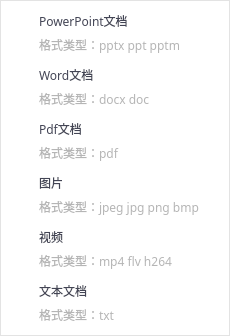
<?xml version="1.0" encoding="UTF-8"?>
<ui version="4.0">
 <class>STCloudSupportClass</class>
 <widget class="QWidget" name="STCloudSupportClass">
  <property name="geometry">
   <rect>
    <x>0</x>
    <y>0</y>
    <width>230</width>
    <height>318</height>
   </rect>
  </property>
  <property name="windowTitle">
   <string>STCloudSupport</string>
  </property>
  <property name="styleSheet">
   <string notr="true"/>
  </property>
  <layout class="QVBoxLayout" name="verticalLayout_7">
   <property name="spacing">
    <number>0</number>
   </property>
   <property name="leftMargin">
    <number>0</number>
   </property>
   <property name="topMargin">
    <number>0</number>
   </property>
   <property name="rightMargin">
    <number>0</number>
   </property>
   <property name="bottomMargin">
    <number>0</number>
   </property>
   <item>
    <widget class="QWidget" name="widget_19" native="true">
     <property name="styleSheet">
      <string notr="true">QWidget#widget_19 {background-color: #ffffff;border: 1px solid #e3e3e3;}</string>
     </property>
     <layout class="QVBoxLayout" name="verticalLayout_8">
      <property name="leftMargin">
       <number>9</number>
      </property>
      <property name="topMargin">
       <number>9</number>
      </property>
      <property name="rightMargin">
       <number>9</number>
      </property>
      <property name="bottomMargin">
       <number>9</number>
      </property>
      <item>
       <widget class="QWidget" name="widget" native="true">
        <layout class="QVBoxLayout" name="verticalLayout">
         <property name="spacing">
          <number>0</number>
         </property>
         <property name="leftMargin">
          <number>0</number>
         </property>
         <property name="topMargin">
          <number>0</number>
         </property>
         <property name="rightMargin">
          <number>0</number>
         </property>
         <property name="bottomMargin">
          <number>0</number>
         </property>
         <item>
          <widget class="QWidget" name="widget_2" native="true">
           <layout class="QHBoxLayout" name="horizontalLayout">
            <property name="leftMargin">
             <number>0</number>
            </property>
            <property name="topMargin">
             <number>0</number>
            </property>
            <property name="rightMargin">
             <number>0</number>
            </property>
            <property name="bottomMargin">
             <number>0</number>
            </property>
            <item>
             <widget class="QLabel" name="label">
              <property name="minimumSize">
               <size>
                <width>24</width>
                <height>24</height>
               </size>
              </property>
              <property name="maximumSize">
               <size>
                <width>24</width>
                <height>24</height>
               </size>
              </property>
              <property name="styleSheet">
               <string notr="true">border-image: url(:/STSample/Resources/images/ppt.png);</string>
              </property>
              <property name="text">
               <string/>
              </property>
             </widget>
            </item>
            <item>
             <widget class="QLabel" name="label_2">
              <property name="minimumSize">
               <size>
                <width>0</width>
                <height>24</height>
               </size>
              </property>
              <property name="maximumSize">
               <size>
                <width>16777215</width>
                <height>24</height>
               </size>
              </property>
              <property name="font">
               <font>
                <family>微软雅黑</family>
               </font>
              </property>
              <property name="styleSheet">
               <string notr="true">color: rgb(67, 69, 85);</string>
              </property>
              <property name="text">
               <string>PowerPoint文档</string>
              </property>
             </widget>
            </item>
           </layout>
          </widget>
         </item>
         <item>
          <widget class="QWidget" name="widget_3" native="true">
           <layout class="QHBoxLayout" name="horizontalLayout_2">
            <property name="leftMargin">
             <number>0</number>
            </property>
            <property name="topMargin">
             <number>0</number>
            </property>
            <property name="rightMargin">
             <number>0</number>
            </property>
            <property name="bottomMargin">
             <number>0</number>
            </property>
            <item>
             <widget class="QLabel" name="label_3">
              <property name="minimumSize">
               <size>
                <width>24</width>
                <height>24</height>
               </size>
              </property>
              <property name="maximumSize">
               <size>
                <width>24</width>
                <height>24</height>
               </size>
              </property>
              <property name="text">
               <string/>
              </property>
             </widget>
            </item>
            <item>
             <widget class="QLabel" name="label_4">
              <property name="minimumSize">
               <size>
                <width>0</width>
                <height>24</height>
               </size>
              </property>
              <property name="maximumSize">
               <size>
                <width>16777215</width>
                <height>24</height>
               </size>
              </property>
              <property name="font">
               <font>
                <family>微软雅黑 Light</family>
               </font>
              </property>
              <property name="styleSheet">
               <string notr="true">color: rgb(181, 181, 181);</string>
              </property>
              <property name="text">
               <string>格式类型：pptx ppt pptm</string>
              </property>
             </widget>
            </item>
           </layout>
          </widget>
         </item>
        </layout>
       </widget>
      </item>
      <item>
       <widget class="QWidget" name="widget_7" native="true">
        <layout class="QVBoxLayout" name="verticalLayout_3">
         <property name="spacing">
          <number>0</number>
         </property>
         <property name="leftMargin">
          <number>0</number>
         </property>
         <property name="topMargin">
          <number>0</number>
         </property>
         <property name="rightMargin">
          <number>0</number>
         </property>
         <property name="bottomMargin">
          <number>0</number>
         </property>
         <item>
          <widget class="QWidget" name="widget_8" native="true">
           <layout class="QHBoxLayout" name="horizontalLayout_5">
            <property name="leftMargin">
             <number>0</number>
            </property>
            <property name="topMargin">
             <number>0</number>
            </property>
            <property name="rightMargin">
             <number>0</number>
            </property>
            <property name="bottomMargin">
             <number>0</number>
            </property>
            <item>
             <widget class="QLabel" name="label_9">
              <property name="minimumSize">
               <size>
                <width>24</width>
                <height>24</height>
               </size>
              </property>
              <property name="maximumSize">
               <size>
                <width>24</width>
                <height>24</height>
               </size>
              </property>
              <property name="styleSheet">
               <string notr="true">border-image: url(:/STSample/Resources/images/doc.png);</string>
              </property>
              <property name="text">
               <string/>
              </property>
             </widget>
            </item>
            <item>
             <widget class="QLabel" name="label_10">
              <property name="minimumSize">
               <size>
                <width>0</width>
                <height>24</height>
               </size>
              </property>
              <property name="maximumSize">
               <size>
                <width>16777215</width>
                <height>24</height>
               </size>
              </property>
              <property name="font">
               <font>
                <family>微软雅黑</family>
               </font>
              </property>
              <property name="styleSheet">
               <string notr="true">color: rgb(67, 69, 85);</string>
              </property>
              <property name="text">
               <string>Word文档</string>
              </property>
             </widget>
            </item>
           </layout>
          </widget>
         </item>
         <item>
          <widget class="QWidget" name="widget_9" native="true">
           <layout class="QHBoxLayout" name="horizontalLayout_6">
            <property name="leftMargin">
             <number>0</number>
            </property>
            <property name="topMargin">
             <number>0</number>
            </property>
            <property name="rightMargin">
             <number>0</number>
            </property>
            <property name="bottomMargin">
             <number>0</number>
            </property>
            <item>
             <widget class="QLabel" name="label_11">
              <property name="minimumSize">
               <size>
                <width>24</width>
                <height>24</height>
               </size>
              </property>
              <property name="maximumSize">
               <size>
                <width>24</width>
                <height>24</height>
               </size>
              </property>
              <property name="text">
               <string/>
              </property>
             </widget>
            </item>
            <item>
             <widget class="QLabel" name="label_12">
              <property name="minimumSize">
               <size>
                <width>0</width>
                <height>24</height>
               </size>
              </property>
              <property name="maximumSize">
               <size>
                <width>16777215</width>
                <height>24</height>
               </size>
              </property>
              <property name="font">
               <font>
                <family>微软雅黑 Light</family>
               </font>
              </property>
              <property name="styleSheet">
               <string notr="true">color: rgb(181, 181, 181);</string>
              </property>
              <property name="text">
               <string>格式类型：docx doc</string>
              </property>
             </widget>
            </item>
           </layout>
          </widget>
         </item>
        </layout>
       </widget>
      </item>
      <item>
       <widget class="QWidget" name="widget_4" native="true">
        <layout class="QVBoxLayout" name="verticalLayout_2">
         <property name="spacing">
          <number>0</number>
         </property>
         <property name="leftMargin">
          <number>0</number>
         </property>
         <property name="topMargin">
          <number>0</number>
         </property>
         <property name="rightMargin">
          <number>0</number>
         </property>
         <property name="bottomMargin">
          <number>0</number>
         </property>
         <item>
          <widget class="QWidget" name="widget_5" native="true">
           <layout class="QHBoxLayout" name="horizontalLayout_3">
            <property name="leftMargin">
             <number>0</number>
            </property>
            <property name="topMargin">
             <number>0</number>
            </property>
            <property name="rightMargin">
             <number>0</number>
            </property>
            <property name="bottomMargin">
             <number>0</number>
            </property>
            <item>
             <widget class="QLabel" name="label_5">
              <property name="minimumSize">
               <size>
                <width>24</width>
                <height>24</height>
               </size>
              </property>
              <property name="maximumSize">
               <size>
                <width>24</width>
                <height>24</height>
               </size>
              </property>
              <property name="styleSheet">
               <string notr="true">border-image: url(:/STSample/Resources/images/pdf.png);</string>
              </property>
              <property name="text">
               <string/>
              </property>
             </widget>
            </item>
            <item>
             <widget class="QLabel" name="label_6">
              <property name="minimumSize">
               <size>
                <width>0</width>
                <height>24</height>
               </size>
              </property>
              <property name="maximumSize">
               <size>
                <width>16777215</width>
                <height>24</height>
               </size>
              </property>
              <property name="font">
               <font>
                <family>微软雅黑</family>
               </font>
              </property>
              <property name="styleSheet">
               <string notr="true">color: rgb(67, 69, 85);</string>
              </property>
              <property name="text">
               <string>Pdf文档</string>
              </property>
             </widget>
            </item>
           </layout>
          </widget>
         </item>
         <item>
          <widget class="QWidget" name="widget_6" native="true">
           <layout class="QHBoxLayout" name="horizontalLayout_4">
            <property name="leftMargin">
             <number>0</number>
            </property>
            <property name="topMargin">
             <number>0</number>
            </property>
            <property name="rightMargin">
             <number>0</number>
            </property>
            <property name="bottomMargin">
             <number>0</number>
            </property>
            <item>
             <widget class="QLabel" name="label_7">
              <property name="minimumSize">
               <size>
                <width>24</width>
                <height>24</height>
               </size>
              </property>
              <property name="maximumSize">
               <size>
                <width>24</width>
                <height>24</height>
               </size>
              </property>
              <property name="text">
               <string/>
              </property>
             </widget>
            </item>
            <item>
             <widget class="QLabel" name="label_8">
              <property name="minimumSize">
               <size>
                <width>0</width>
                <height>24</height>
               </size>
              </property>
              <property name="maximumSize">
               <size>
                <width>16777215</width>
                <height>24</height>
               </size>
              </property>
              <property name="font">
               <font>
                <family>微软雅黑 Light</family>
               </font>
              </property>
              <property name="styleSheet">
               <string notr="true">color: rgb(181, 181, 181);</string>
              </property>
              <property name="text">
               <string>格式类型：pdf</string>
              </property>
             </widget>
            </item>
           </layout>
          </widget>
         </item>
        </layout>
       </widget>
      </item>
      <item>
       <widget class="QWidget" name="widget_10" native="true">
        <layout class="QVBoxLayout" name="verticalLayout_4">
         <property name="spacing">
          <number>0</number>
         </property>
         <property name="leftMargin">
          <number>0</number>
         </property>
         <property name="topMargin">
          <number>0</number>
         </property>
         <property name="rightMargin">
          <number>0</number>
         </property>
         <property name="bottomMargin">
          <number>0</number>
         </property>
         <item>
          <widget class="QWidget" name="widget_11" native="true">
           <layout class="QHBoxLayout" name="horizontalLayout_7">
            <property name="leftMargin">
             <number>0</number>
            </property>
            <property name="topMargin">
             <number>0</number>
            </property>
            <property name="rightMargin">
             <number>0</number>
            </property>
            <property name="bottomMargin">
             <number>0</number>
            </property>
            <item>
             <widget class="QLabel" name="label_13">
              <property name="minimumSize">
               <size>
                <width>24</width>
                <height>24</height>
               </size>
              </property>
              <property name="maximumSize">
               <size>
                <width>24</width>
                <height>24</height>
               </size>
              </property>
              <property name="styleSheet">
               <string notr="true">border-image: url(:/STSample/Resources/images/pic.png);</string>
              </property>
              <property name="text">
               <string/>
              </property>
             </widget>
            </item>
            <item>
             <widget class="QLabel" name="label_14">
              <property name="minimumSize">
               <size>
                <width>0</width>
                <height>24</height>
               </size>
              </property>
              <property name="maximumSize">
               <size>
                <width>16777215</width>
                <height>24</height>
               </size>
              </property>
              <property name="font">
               <font>
                <family>微软雅黑</family>
               </font>
              </property>
              <property name="styleSheet">
               <string notr="true">color: rgb(67, 69, 85);</string>
              </property>
              <property name="text">
               <string>图片</string>
              </property>
             </widget>
            </item>
           </layout>
          </widget>
         </item>
         <item>
          <widget class="QWidget" name="widget_12" native="true">
           <layout class="QHBoxLayout" name="horizontalLayout_8">
            <property name="leftMargin">
             <number>0</number>
            </property>
            <property name="topMargin">
             <number>0</number>
            </property>
            <property name="rightMargin">
             <number>0</number>
            </property>
            <property name="bottomMargin">
             <number>0</number>
            </property>
            <item>
             <widget class="QLabel" name="label_15">
              <property name="minimumSize">
               <size>
                <width>24</width>
                <height>24</height>
               </size>
              </property>
              <property name="maximumSize">
               <size>
                <width>24</width>
                <height>24</height>
               </size>
              </property>
              <property name="text">
               <string/>
              </property>
             </widget>
            </item>
            <item>
             <widget class="QLabel" name="label_16">
              <property name="minimumSize">
               <size>
                <width>0</width>
                <height>24</height>
               </size>
              </property>
              <property name="maximumSize">
               <size>
                <width>16777215</width>
                <height>24</height>
               </size>
              </property>
              <property name="font">
               <font>
                <family>微软雅黑 Light</family>
               </font>
              </property>
              <property name="styleSheet">
               <string notr="true">color: rgb(181, 181, 181);</string>
              </property>
              <property name="text">
               <string>格式类型：jpeg jpg png bmp</string>
              </property>
             </widget>
            </item>
           </layout>
          </widget>
         </item>
        </layout>
       </widget>
      </item>
      <item>
       <widget class="QWidget" name="widget_13" native="true">
        <layout class="QVBoxLayout" name="verticalLayout_5">
         <property name="spacing">
          <number>0</number>
         </property>
         <property name="leftMargin">
          <number>0</number>
         </property>
         <property name="topMargin">
          <number>0</number>
         </property>
         <property name="rightMargin">
          <number>0</number>
         </property>
         <property name="bottomMargin">
          <number>0</number>
         </property>
         <item>
          <widget class="QWidget" name="widget_14" native="true">
           <layout class="QHBoxLayout" name="horizontalLayout_9">
            <property name="leftMargin">
             <number>0</number>
            </property>
            <property name="topMargin">
             <number>0</number>
            </property>
            <property name="rightMargin">
             <number>0</number>
            </property>
            <property name="bottomMargin">
             <number>0</number>
            </property>
            <item>
             <widget class="QLabel" name="label_17">
              <property name="minimumSize">
               <size>
                <width>24</width>
                <height>24</height>
               </size>
              </property>
              <property name="maximumSize">
               <size>
                <width>24</width>
                <height>24</height>
               </size>
              </property>
              <property name="styleSheet">
               <string notr="true">border-image: url(:/STSample/Resources/images/video.png);</string>
              </property>
              <property name="text">
               <string/>
              </property>
             </widget>
            </item>
            <item>
             <widget class="QLabel" name="label_18">
              <property name="minimumSize">
               <size>
                <width>0</width>
                <height>24</height>
               </size>
              </property>
              <property name="maximumSize">
               <size>
                <width>16777215</width>
                <height>24</height>
               </size>
              </property>
              <property name="font">
               <font>
                <family>微软雅黑</family>
               </font>
              </property>
              <property name="styleSheet">
               <string notr="true">color: rgb(67, 69, 85);</string>
              </property>
              <property name="text">
               <string>视频</string>
              </property>
             </widget>
            </item>
           </layout>
          </widget>
         </item>
         <item>
          <widget class="QWidget" name="widget_15" native="true">
           <layout class="QHBoxLayout" name="horizontalLayout_10">
            <property name="leftMargin">
             <number>0</number>
            </property>
            <property name="topMargin">
             <number>0</number>
            </property>
            <property name="rightMargin">
             <number>0</number>
            </property>
            <property name="bottomMargin">
             <number>0</number>
            </property>
            <item>
             <widget class="QLabel" name="label_19">
              <property name="minimumSize">
               <size>
                <width>24</width>
                <height>24</height>
               </size>
              </property>
              <property name="maximumSize">
               <size>
                <width>24</width>
                <height>24</height>
               </size>
              </property>
              <property name="text">
               <string/>
              </property>
             </widget>
            </item>
            <item>
             <widget class="QLabel" name="label_20">
              <property name="minimumSize">
               <size>
                <width>0</width>
                <height>24</height>
               </size>
              </property>
              <property name="maximumSize">
               <size>
                <width>16777215</width>
                <height>24</height>
               </size>
              </property>
              <property name="font">
               <font>
                <family>微软雅黑 Light</family>
               </font>
              </property>
              <property name="styleSheet">
               <string notr="true">color: rgb(181, 181, 181);</string>
              </property>
              <property name="text">
               <string>格式类型：mp4 flv h264</string>
              </property>
             </widget>
            </item>
           </layout>
          </widget>
         </item>
        </layout>
       </widget>
      </item>
      <item>
       <widget class="QWidget" name="widget_16" native="true">
        <layout class="QVBoxLayout" name="verticalLayout_6">
         <property name="spacing">
          <number>0</number>
         </property>
         <property name="leftMargin">
          <number>0</number>
         </property>
         <property name="topMargin">
          <number>0</number>
         </property>
         <property name="rightMargin">
          <number>0</number>
         </property>
         <property name="bottomMargin">
          <number>0</number>
         </property>
         <item>
          <widget class="QWidget" name="widget_17" native="true">
           <layout class="QHBoxLayout" name="horizontalLayout_11">
            <property name="leftMargin">
             <number>0</number>
            </property>
            <property name="topMargin">
             <number>0</number>
            </property>
            <property name="rightMargin">
             <number>0</number>
            </property>
            <property name="bottomMargin">
             <number>0</number>
            </property>
            <item>
             <widget class="QLabel" name="label_21">
              <property name="minimumSize">
               <size>
                <width>24</width>
                <height>24</height>
               </size>
              </property>
              <property name="maximumSize">
               <size>
                <width>24</width>
                <height>24</height>
               </size>
              </property>
              <property name="styleSheet">
               <string notr="true">border-image: url(:/STSample/Resources/images/txt.png);</string>
              </property>
              <property name="text">
               <string/>
              </property>
             </widget>
            </item>
            <item>
             <widget class="QLabel" name="label_22">
              <property name="minimumSize">
               <size>
                <width>0</width>
                <height>24</height>
               </size>
              </property>
              <property name="maximumSize">
               <size>
                <width>16777215</width>
                <height>24</height>
               </size>
              </property>
              <property name="font">
               <font>
                <family>微软雅黑</family>
               </font>
              </property>
              <property name="styleSheet">
               <string notr="true">color: rgb(67, 69, 85);</string>
              </property>
              <property name="text">
               <string>文本文档</string>
              </property>
             </widget>
            </item>
           </layout>
          </widget>
         </item>
         <item>
          <widget class="QWidget" name="widget_18" native="true">
           <layout class="QHBoxLayout" name="horizontalLayout_12">
            <property name="leftMargin">
             <number>0</number>
            </property>
            <property name="topMargin">
             <number>0</number>
            </property>
            <property name="rightMargin">
             <number>0</number>
            </property>
            <property name="bottomMargin">
             <number>0</number>
            </property>
            <item>
             <widget class="QLabel" name="label_23">
              <property name="minimumSize">
               <size>
                <width>24</width>
                <height>24</height>
               </size>
              </property>
              <property name="maximumSize">
               <size>
                <width>24</width>
                <height>24</height>
               </size>
              </property>
              <property name="text">
               <string/>
              </property>
             </widget>
            </item>
            <item>
             <widget class="QLabel" name="label_24">
              <property name="minimumSize">
               <size>
                <width>0</width>
                <height>24</height>
               </size>
              </property>
              <property name="maximumSize">
               <size>
                <width>16777215</width>
                <height>24</height>
               </size>
              </property>
              <property name="font">
               <font>
                <family>微软雅黑 Light</family>
               </font>
              </property>
              <property name="styleSheet">
               <string notr="true">color: rgb(181, 181, 181);</string>
              </property>
              <property name="text">
               <string>格式类型：txt</string>
              </property>
             </widget>
            </item>
           </layout>
          </widget>
         </item>
        </layout>
       </widget>
      </item>
     </layout>
    </widget>
   </item>
  </layout>
 </widget>
 <resources>
  <include location="stsample.qrc"/>
 </resources>
 <connections/>
</ui>
